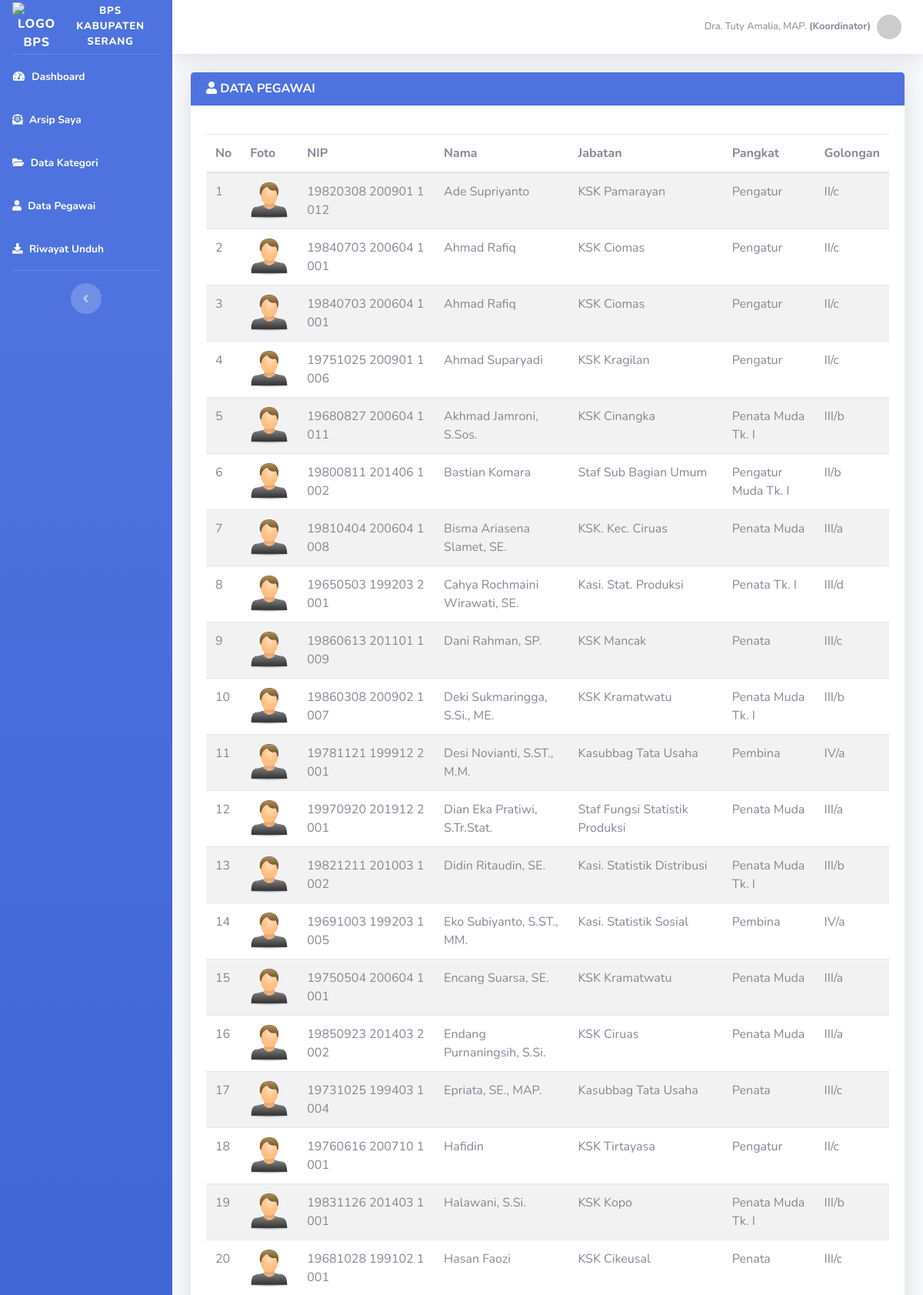
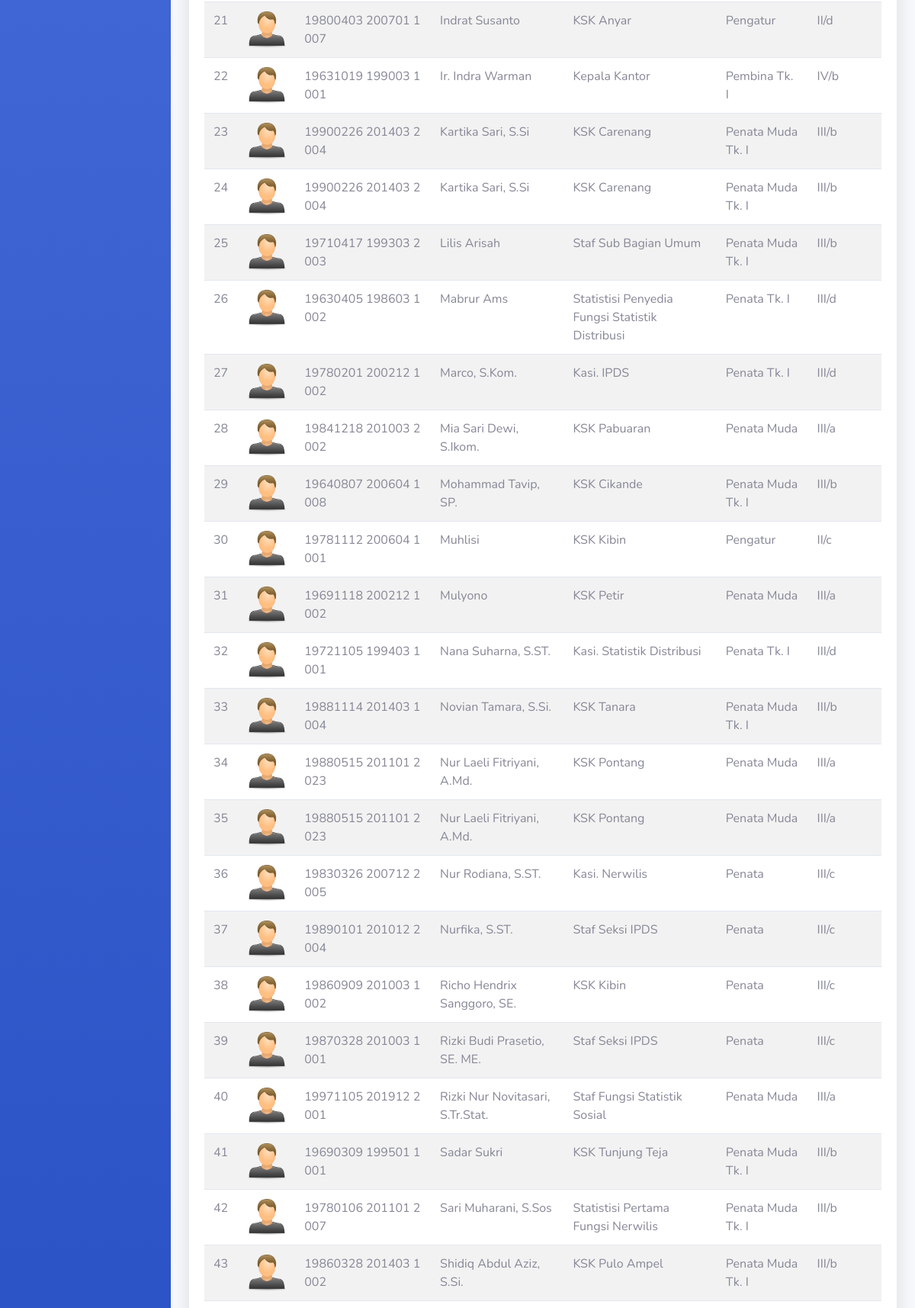
The app's page /petugas/user.php (signed in, upper part) with its own data (2 pictures, top to bottom).
### tables this page shows
CREATE TABLE `user` (
  `id_user` int(11) NOT NULL,
  `nip` varchar(50) NOT NULL,
  `nama_user` varchar(50) NOT NULL,
  `jabatan` varchar(50) NOT NULL,
  `pangkat` varchar(50) NOT NULL,
  `golongan` varchar(50) NOT NULL,
  `password` varchar(50) NOT NULL,
  `foto` varchar(255) NOT NULL
);

### petugas/user.php (the view)
<?php include 'header.php'; ?>
<div class="container-fluid">
    <div class="row">
        <div class="col-md-12">
            <div class="card border-0 shadow mb-5">
                <div class="card-header bg-primary text-white">
                    <h6 class="m-0 font-weight-bold"><i class="fas fa-user"></i> DATA PEGAWAI</h6>
                </div>
                <div class="card-body">
                    <table id="example" class="table table-striped display rsponesive wrap mt-3" cellspacing="0" style="width: 100%;">
                        <thead>
                            <tr>
                                <th width="1%">No</th>
                                <th>Foto</th>
                                <th>NIP</th>
                                <th>Nama</th>
                                <th>Jabatan</th>
                                <th>Pangkat</th>
                                <th>Golongan</th>
                            </tr>
                        </thead>
                        <tbody>
                            <?php
                            $no = 1;
                            $user = mysqli_query($koneksi, "SELECT * FROM user ORDER BY nama_user ASC");
                            while ($u = mysqli_fetch_assoc($user)) {
                            ?>
                                <tr>
                                    <td><?php echo $no++; ?></td>
                                    <td>
                                        <?php
                                        if ($u['foto'] == "") {
                                        ?>
                                            <img class="img-user" src="../assets/img/user.png" style="width: 50px;">
                                        <?php
                                        } else {
                                        ?>
                                            <img class="img-user" style="width: 50px;" src="../assets/img/user/<?php echo $u['foto']; ?>">
                                        <?php
                                        }
                                        ?>
                                    </td>
                                    <td><?php echo $u['nip'] ?></td>
                                    <td><?php echo $u['nama_user'] ?></td>
                                    <td><?php echo $u['jabatan'] ?></td>
                                    <td><?php echo $u['pangkat'] ?></td>
                                    <td><?php echo $u['golongan'] ?></td>
                                </tr>
                            <?php
                            }
                            ?>
                        </tbody>
                    </table>
                </div>
            </div>
        </div>
    </div>
</div>
</div>
<?php include 'footer.php'; ?>

### records on screen
user: nip "19820308 200901 1 012", nama_user "Ade Supriyanto", jabatan "KSK Pamarayan", pangkat "Pengatur", golongan "II/c"
user: nip "19840703 200604 1 001", nama_user "Ahmad Rafiq", jabatan "KSK Ciomas", pangkat "Pengatur", golongan "II/c"
user: nip "19840703 200604 1 001", nama_user "Ahmad Rafiq", jabatan "KSK Ciomas", pangkat "Pengatur", golongan "II/c"
user: nip "19751025 200901 1 006", nama_user "Ahmad Suparyadi", jabatan "KSK Kragilan", pangkat "Pengatur", golongan "II/c"
user: nip "19680827 200604 1 011", nama_user "Akhmad Jamroni, S.Sos.", jabatan "KSK Cinangka", pangkat "Penata Muda Tk. I", golongan "III/b"
user: nip "19800811 201406 1 002", nama_user "Bastian Komara", jabatan "Staf Sub Bagian Umum", pangkat "Pengatur Muda Tk. I", golongan "II/b"
user: nip "19810404 200604 1 008", nama_user "Bisma Ariasena Slamet, SE.", jabatan "KSK. Kec. Ciruas", pangkat "Penata Muda", golongan "III/a"
user: nip "19650503 199203 2 001", nama_user "Cahya Rochmaini Wirawati, SE.", jabatan "Kasi. Stat. Produksi", pangkat "Penata Tk. I", golongan "III/d"
user: nip "19860613 201101 1 009", nama_user "Dani Rahman, SP.", jabatan "KSK Mancak", pangkat "Penata", golongan "III/c"
user: nip "19860308 200902 1 007", nama_user "Deki Sukmaringga, S.Si., ME.", jabatan "KSK Kramatwatu", pangkat "Penata Muda Tk. I", golongan "III/b"
user: nip "19781121 199912 2 001", nama_user "Desi Novianti, S.ST., M.M.", jabatan "Kasubbag Tata Usaha", pangkat "Pembina", golongan "IV/a"
user: nip "19970920 201912 2 001", nama_user "Dian Eka Pratiwi, S.Tr.Stat.", jabatan "Staf Fungsi Statistik Produksi", pangkat "Penata Muda", golongan "III/a"
user: nip "19821211 201003 1 002", nama_user "Didin Ritaudin, SE.", jabatan "Kasi. Statistik Distribusi", pangkat "Penata Muda Tk. I", golongan "III/b"
user: nip "19691003 199203 1 005", nama_user "Eko Subiyanto, S.ST., MM.", jabatan "Kasi. Statistik Sosial", pangkat "Pembina", golongan "IV/a"
user: nip "19750504 200604 1 001", nama_user "Encang Suarsa, SE.", jabatan "KSK Kramatwatu", pangkat "Penata Muda", golongan "III/a"
user: nip "19850923 201403 2 002", nama_user "Endang Purnaningsih, S.Si.", jabatan "KSK Ciruas", pangkat "Penata Muda", golongan "III/a"
user: nip "19731025 199403 1 004", nama_user "Epriata, SE., MAP.", jabatan "Kasubbag Tata Usaha", pangkat "Penata", golongan "III/c"
user: nip "19760616 200710 1 001", nama_user "Hafidin", jabatan "KSK Tirtayasa", pangkat "Pengatur", golongan "II/c"
user: nip "19831126 201403 1 001", nama_user "Halawani, S.Si.", jabatan "KSK Kopo", pangkat "Penata Muda Tk. I", golongan "III/b"
user: nip "19681028 199102 1 001", nama_user "Hasan Faozi", jabatan "KSK Cikeusal", pangkat "Penata", golongan "III/c"
user: nip "19800403 200701 1 007", nama_user "Indrat Susanto", jabatan "KSK Anyar", pangkat "Pengatur", golongan "II/d"
user: nip "19631019 199003 1 001", nama_user "Ir. Indra Warman", jabatan "Kepala Kantor", pangkat "Pembina Tk. I", golongan "IV/b"
user: nip "19900226 201403 2 004", nama_user "Kartika Sari, S.Si", jabatan "KSK Carenang", pangkat "Penata Muda Tk. I", golongan "III/b"
user: nip "19900226 201403 2 004", nama_user "Kartika Sari, S.Si", jabatan "KSK Carenang", pangkat "Penata Muda Tk. I", golongan "III/b"
user: nip "19710417 199303 2 003", nama_user "Lilis Arisah", jabatan "Staf Sub Bagian Umum", pangkat "Penata Muda Tk. I", golongan "III/b"
user: nip "19630405 198603 1 002", nama_user "Mabrur Ams", jabatan "Statistisi Penyedia Fungsi Statistik Distribusi", pangkat "Penata Tk. I", golongan "III/d"
user: nip "19780201 200212 1 002", nama_user "Marco, S.Kom.", jabatan "Kasi. IPDS", pangkat "Penata Tk. I", golongan "III/d"
user: nip "19841218 201003 2 002", nama_user "Mia Sari Dewi, S.Ikom.", jabatan "KSK Pabuaran", pangkat "Penata Muda", golongan "III/a"
user: nip "19640807 200604 1 008", nama_user "Mohammad Tavip, SP.", jabatan "KSK Cikande", pangkat "Penata Muda Tk. I", golongan "III/b"
user: nip "19781112 200604 1 001", nama_user "Muhlisi", jabatan "KSK Kibin", pangkat "Pengatur", golongan "II/c"
user: nip "19691118 200212 1 002", nama_user "Mulyono", jabatan "KSK Petir", pangkat "Penata Muda", golongan "III/a"
user: nip "19721105 199403 1 001", nama_user "Nana Suharna, S.ST.", jabatan "Kasi. Statistik Distribusi", pangkat "Penata Tk. I", golongan "III/d"
user: nip "19881114 201403 1 004", nama_user "Novian Tamara, S.Si.", jabatan "KSK Tanara", pangkat "Penata Muda Tk. I", golongan "III/b"
user: nip "19880515 201101 2 023", nama_user "Nur Laeli Fitriyani, A.Md.", jabatan "KSK Pontang", pangkat "Penata Muda", golongan "III/a"
user: nip "19880515 201101 2 023", nama_user "Nur Laeli Fitriyani, A.Md.", jabatan "KSK Pontang", pangkat "Penata Muda", golongan "III/a"
user: nip "19830326 200712 2 005", nama_user "Nur Rodiana, S.ST.", jabatan "Kasi. Nerwilis", pangkat "Penata", golongan "III/c"
user: nip "19890101 201012 2 004", nama_user "Nurfika, S.ST.", jabatan "Staf Seksi IPDS", pangkat "Penata", golongan "III/c"
user: nip "19860909 201003 1 002", nama_user "Richo Hendrix Sanggoro, SE.", jabatan "KSK Kibin", pangkat "Penata", golongan "III/c"
user: nip "19870328 201003 1 001", nama_user "Rizki Budi Prasetio, SE. ME.", jabatan "Staf Seksi IPDS", pangkat "Penata", golongan "III/c"
user: nip "19971105 201912 2 001", nama_user "Rizki Nur Novitasari, S.Tr.Stat.", jabatan "Staf Fungsi Statistik Sosial", pangkat "Penata Muda", golongan "III/a"
user: nip "19690309 199501 1 001", nama_user "Sadar Sukri", jabatan "KSK Tunjung Teja", pangkat "Penata Muda Tk. I", golongan "III/b"
user: nip "19780106 201101 2 007", nama_user "Sari Muharani, S.Sos", jabatan "Statistisi Pertama Fungsi Nerwilis", pangkat "Penata Muda Tk. I", golongan "III/b"
user: nip "19860328 201403 1 002", nama_user "Shidiq Abdul Aziz, S.Si.", jabatan "KSK Pulo Ampel", pangkat "Penata Muda Tk. I", golongan "III/b"

### other values on screen
$_SESSION['nama'] "Dra. Tuty Amalia, MAP."
